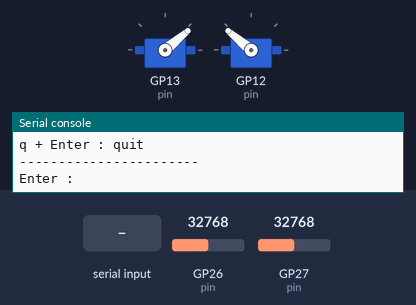
A program run on a simulated Raspberry Pi Pico running MicroPython. Parts: 2 × servo, the last lines printed to the serial console. The inputs (shaded band) are chosen by the test bench; at power-on: GP26 (pin) = 32768, GP27 (pin) = 32768 (analog values on the 0–65535 scale). Servo angles are drawn from the pulse width (0.5 ms = 0°, 2.5 ms = 180°).

Above: at 1.2 s.
1.3 s: "x" typed at the serial console, then Enter
At 1.68 s:
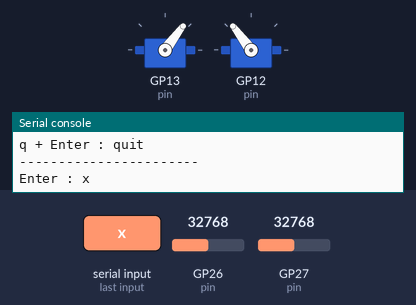
At 3.5 s:
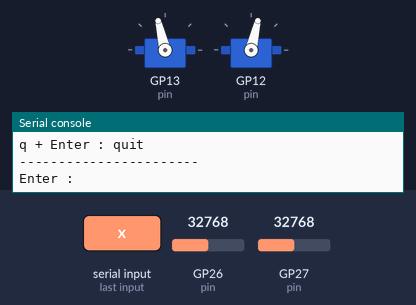
4.3 s: "n" typed at the serial console, then Enter
At 5.5 s:
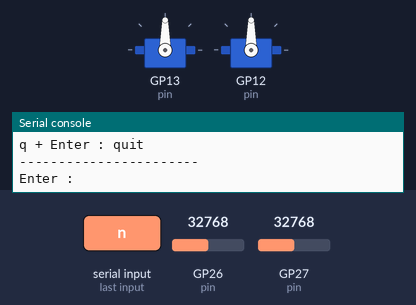
Timing chart, 0 to 7.3 s (numbered marks = the images above; inputs shaded):
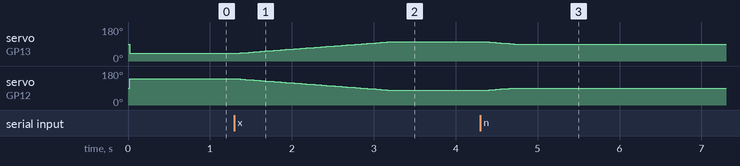

The program:

GripperControl_Test_FSR.py
```python
from machine import Pin, PWM, ADC
from time import ticks_ms, ticks_diff
import sys

try:
    import uselect as select
except ImportError:
    import select


# =====================================================
# Servo Controller
# =====================================================

class ServoController:
    def __init__(self, pin, freq=50, min_us=500, max_us=2500,
                 max_angle=270, neutral_angle=None):

        self.pin = pin
        self.freq = freq
        self.min_us = min_us
        self.max_us = max_us
        self.max_angle = max_angle

        if neutral_angle is None:
            self.neutral_angle = max_angle / 2
        else:
            self.neutral_angle = neutral_angle

        self.current_angle = self.neutral_angle

        self.pwm = PWM(Pin(pin))
        self.pwm.freq(freq)

        self.go_to_angle(self.current_angle)

    def _clamp_angle(self, angle):
        return max(0, min(angle, self.max_angle))

    def _angle_to_duty_ns(self, angle):
        angle = self._clamp_angle(angle)
        pulse_us = self.min_us + (angle / self.max_angle) * (self.max_us - self.min_us)
        return int(pulse_us * 1000)

    def go_to_angle(self, angle):
        angle = self._clamp_angle(angle)
        self.current_angle = angle
        self.pwm.duty_ns(self._angle_to_duty_ns(angle))

    def go_to_neutral(self):
        self.go_to_angle(self.neutral_angle)

    def move_by(self, delta):
        self.go_to_angle(self.current_angle + delta)

    def deinit(self):
        self.pwm.deinit()


# =====================================================
# FSR Controller
# =====================================================

class FSR:
    def __init__(self, pin, threshold, window_size=10,
                 sample_interval_ms=10, vref=3.3, active_high=True):

        self.adc = ADC(Pin(pin))
        self.pin = pin
        self.threshold = threshold
        self.window_size = window_size
        self.sample_interval_ms = sample_interval_ms
        self.vref = vref
        self.active_high = active_high

        self.raw_values = []
        self.last_raw = 0
        self.last_voltage = 0.0
        self.pressed_state = False

        self.last_sample_time = ticks_ms()

    def read_raw_data(self):
        self.last_raw = self.adc.read_u16()
        return self.last_raw

    def read_voltage_data(self):
        raw = self.read_raw_data()
        self.last_voltage = raw * self.vref / 65535
        return self.last_voltage

    def _update_window(self, raw):
        self.raw_values.append(raw)

        if len(self.raw_values) > self.window_size:
            self.raw_values.pop(0)

    def get_average_raw(self):
        if len(self.raw_values) == 0:
            return 0

        return sum(self.raw_values) / len(self.raw_values)

    def update(self):
        now = ticks_ms()

        if ticks_diff(now, self.last_sample_time) < self.sample_interval_ms:
            return self.pressed_state

        self.last_sample_time = now

        raw = self.read_raw_data()
        self._update_window(raw)

        if len(self.raw_values) < self.window_size:
            self.pressed_state = False
            return self.pressed_state

        avg_raw = self.get_average_raw()

        if self.active_high:
            self.pressed_state = avg_raw >= self.threshold
        else:
            self.pressed_state = avg_raw <= self.threshold

        return self.pressed_state

    def is_pressed(self):
        return self.pressed_state


# =====================================================
# Gripper Controller
# =====================================================

class GripperController:
    def __init__(self, left_servo, right_servo,
                 fsr_left=None, fsr_right=None,
                 neutral_angle=135,
                 left_negative_limit=75,
                 left_positive_limit=20,
                 right_negative_limit=20,
                 right_positive_limit=75,
                 step_deg=1,
                 move_interval_ms=20):

        self.left_servo = left_servo
        self.right_servo = right_servo

        self.fsr_left = fsr_left
        self.fsr_right = fsr_right

        self.neutral_angle = neutral_angle

        self.left_min = neutral_angle - left_negative_limit
        self.left_max = neutral_angle + left_positive_limit

        self.right_min = neutral_angle - right_negative_limit
        self.right_max = neutral_angle + right_positive_limit

        self.step_deg = step_deg
        self.move_interval_ms = move_interval_ms
        self.last_move_time = ticks_ms()

        self.mode = "stop"

        self.left_contact = False
        self.right_contact = False

        self.open_immediate()

    def open_immediate(self):
        self.left_servo.go_to_angle(self.left_min)
        self.right_servo.go_to_angle(self.right_max)
        self.mode = "stop"
        self.left_contact = False
        self.right_contact = False

    def close_immediate(self):
        self.left_servo.go_to_angle(self.left_max)
        self.right_servo.go_to_angle(self.right_min)
        self.mode = "stop"

    def start_opening(self):
        self.mode = "open"
        self.left_contact = False
        self.right_contact = False

    def start_release(self):
        self.start_opening()

    def start_closing_with_fsr(self):
        self.mode = "close_fsr"
        self.left_contact = False
        self.right_contact = False

    def start_closing_without_fsr(self):
        self.mode = "close_no_fsr"
        self.left_contact = False
        self.right_contact = False

    def start_neutral(self):
        self.mode = "neutral"
        self.left_contact = False
        self.right_contact = False

    def stop(self):
        self.mode = "stop"

    def _move_servo_towards(self, servo, target_angle):
        current = servo.current_angle

        if abs(target_angle - current) <= self.step_deg:
            servo.go_to_angle(target_angle)
            return True

        if target_angle > current:
            servo.move_by(self.step_deg)
        else:
            servo.move_by(-self.step_deg)

        return False

    def _update_fsr_states(self):
        if self.fsr_left is not None:
            self.left_contact = self.fsr_left.update()

        if self.fsr_right is not None:
            self.right_contact = self.fsr_right.update()

    def update(self):
        self._update_fsr_states()

        now = ticks_ms()

        if ticks_diff(now, self.last_move_time) < self.move_interval_ms:
            return None

        self.last_move_time = now

        if self.mode == "open":
            left_done = self._move_servo_towards(self.left_servo, self.left_min)
            right_done = self._move_servo_towards(self.right_servo, self.right_max)

            if left_done and right_done:
                self.mode = "stop"
                return "open_done"

        elif self.mode == "close_no_fsr":
            left_done = self._move_servo_towards(self.left_servo, self.left_max)
            right_done = self._move_servo_towards(self.right_servo, self.right_min)

            if left_done and right_done:
                self.mode = "stop"
                return "close_no_fsr_done"

        elif self.mode == "close_fsr":
            if self.left_contact:
                left_done = True
            else:
                left_done = self._move_servo_towards(self.left_servo, self.left_max)

            if self.right_contact:
                right_done = True
            else:
                right_done = self._move_servo_towards(self.right_servo, self.right_min)

            if left_done and right_done:
                self.mode = "stop"
                return "close_fsr_done"

        elif self.mode == "neutral":
            left_done = self._move_servo_towards(self.left_servo, self.neutral_angle)
            right_done = self._move_servo_towards(self.right_servo, self.neutral_angle)

            if left_done and right_done:
                self.mode = "stop"
                return "neutral_done"

        return None

    def deinit(self):
        self.left_servo.deinit()
        self.right_servo.deinit()


# =====================================================
# Helper Functions
# =====================================================

def read_command():
    if select.select([sys.stdin], [], [], 0)[0]:
        cmd = sys.stdin.readline().strip().lower()
        return cmd
    return None


def print_menu():
    print("-----------------------")
    print("Gripper control")
    print("c + Enter : close with FSR")
    print("x + Enter : close without FSR")
    print("o + Enter : open without FSR")
    print("r + Enter : birak / release")
    print("n + Enter : neutral")
    print("s + Enter : stop / hold")
    print("q + Enter : quit")
    print("-----------------------")
    print("Enter : ", end="")


# =====================================================
# Object Definitions
# =====================================================

left_servo = ServoController(
    pin=13,
    max_angle=270,
    neutral_angle=135
)

right_servo = ServoController(
    pin=12,
    max_angle=270,
    neutral_angle=135
)

fsr_left = FSR(
    pin=26,
    threshold=12000,
    window_size=10,
    sample_interval_ms=10,
    active_high=True
)

fsr_right = FSR(
    pin=27,
    threshold=12000,
    window_size=10,
    sample_interval_ms=10,
    active_high=True
)

gripper = GripperController(
    left_servo=left_servo,
    right_servo=right_servo,
    fsr_left=fsr_left,
    fsr_right=fsr_right,
    neutral_angle=135,
    left_negative_limit=75,
    left_positive_limit=20,
    right_negative_limit=20,
    right_positive_limit=75,
    step_deg=1,
    move_interval_ms=20
)


# =====================================================
# Main
# =====================================================

print_menu()

try:
    while True:
        cmd = read_command()

        if cmd is not None:
            if cmd == "c":
                gripper.start_closing_with_fsr()

            elif cmd == "x":
                gripper.start_closing_without_fsr()

            elif cmd == "o":
                gripper.start_opening()

            elif cmd == "r":
                gripper.start_release()

            elif cmd == "n":
                gripper.start_neutral()

            elif cmd == "s":
                gripper.stop()
                print_menu()

            elif cmd == "q":
                break

            else:
                print_menu()

        event = gripper.update()

        if event is not None:
            print_menu()

finally:
    gripper.deinit()
```

Measured:
- after the input at 1.3 s, servo on GP13 (pin): moves from 40° to 103° over 1.9 s, starting at once; servo on GP12 (pin): moves from 140° to 77° over 1.9 s, starting at once
- after the input at 4.3 s, servo on GP13 (pin): moves from 103° to 90° over 0.38 s, starting at once; servo on GP12 (pin): moves from 77° to 90° over 0.38 s, starting at once
